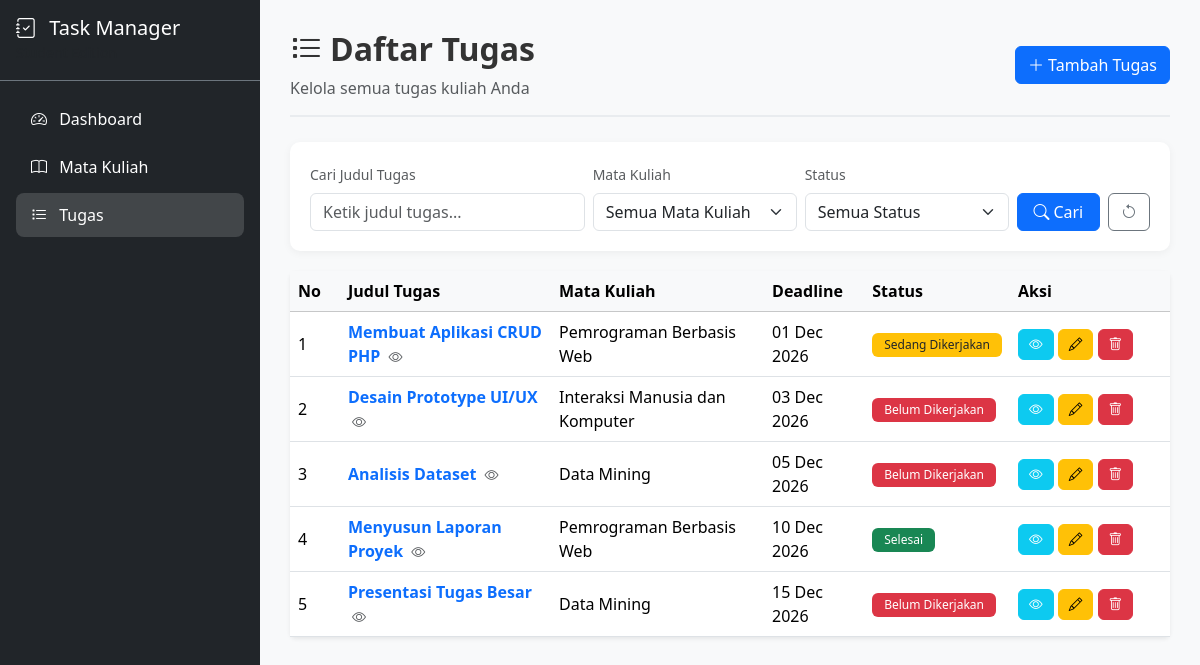
Screenshot of /tasks/index.php with the database file from the repository.
### tables this page shows
CREATE TABLE `tasks` (
    `task_id` INT AUTO_INCREMENT PRIMARY KEY,
    `course_id` INT NOT NULL,
    `task_title` VARCHAR(150) NOT NULL,
    `description` TEXT NULL,
    `deadline` DATE NOT NULL,
    `status` ENUM(
        'Belum Dikerjakan',
        'Sedang Dikerjakan',
        'Selesai'
    ) NOT NULL DEFAULT 'Belum Dikerjakan',
    `created_at` TIMESTAMP DEFAULT CURRENT_TIMESTAMP,
    `updated_at` TIMESTAMP DEFAULT CURRENT_TIMESTAMP
        ON UPDATE CURRENT_TIMESTAMP,
    CONSTRAINT `fk_tasks_courses`
        FOREIGN KEY (`course_id`)
        REFERENCES `courses` (`course_id`)
        ON UPDATE CASCADE
        ON DELETE RESTRICT
);

CREATE TABLE `courses` (
    `course_id` INT AUTO_INCREMENT PRIMARY KEY,
    `course_name` VARCHAR(100) NOT NULL,
    `lecturer` VARCHAR(100) NULL,
    `semester` VARCHAR(20) NULL,
    `created_at` TIMESTAMP DEFAULT CURRENT_TIMESTAMP
);

### config/database.php (called while the page is built, shortened)
<?php
function e($string) {
    return htmlspecialchars($string ?? '', ENT_QUOTES, 'UTF-8');
}
function getStatusBadgeClass($status) {
    switch ($status) {
        case 'Belum Dikerjakan':
            return 'bg-danger';
        case 'Sedang Dikerjakan':
            return 'bg-warning text-dark';
        case 'Selesai':
            return 'bg-success';
    }
}
function baseUrl($path = '') {
    $projectRoot = '/student-task-manager';
    return $projectRoot . '/' . ltrim($path, '/');
}

### tasks/index.php (the view, shortened to what this page needs)
<?php
require_once __DIR__ . '/../config/database.php';
$search = trim($_GET['search'] ?? '');
$sql = "SELECT t.*, c.course_name, c.lecturer, c.semester
        FROM tasks t
        INNER JOIN courses c ON t.course_id = c.course_id
        WHERE 1=1";
$params = [];
$sql .= " ORDER BY t.deadline ASC";
$stmt = $pdo->prepare($sql);
$stmt->execute($params);
$tasks = $stmt->fetchAll();
include __DIR__ . '/../includes/header.php';
include __DIR__ . '/../includes/sidebar.php';
?>
<div class="main-content">
    <div class="page-header d-flex justify-content-between align-items-center flex-wrap gap-2">
        <div>
            <h2><i class="bi bi-list-task me-2"></i>Daftar Tugas</h2>
            <p class="text-muted mb-0">Kelola semua tugas kuliah Anda</p>
        </div>
        <a href="<?= baseUrl('tasks/create.php') ?>" class="btn btn-primary">
            <i class="bi bi-plus-lg me-1"></i>Tambah Tugas
        </a>
    </div>
    <div class="filter-bar">
        <form method="GET" action="">
            <div class="row g-2 align-items-end">
                <div class="col-md-4">
                    <label for="search" class="form-label small text-muted">Cari Judul Tugas</label>
                    <input type="text" class="form-control" id="search" name="search" value="<?= e($search) ?>" placeholder="Ketik judul tugas...">
                </div>
                <div class="col-md-3">
                    <label for="course_id" class="form-label small text-muted">Mata Kuliah</label>
                    <select class="form-select" id="course_id" name="course_id">
                        <option value="">Semua Mata Kuliah</option>
                    </select>
                </div>
                <div class="col-md-3">
                    <label for="status" class="form-label small text-muted">Status</label>
                    <select class="form-select" id="status" name="status">
                        <option value="">Semua Status</option>
                    </select>
                </div>
                <div class="col-md-2 d-flex gap-2">
                    <button type="submit" class="btn btn-primary flex-grow-1">
                        <i class="bi bi-search me-1"></i>Cari
                    </button>
                    <a href="<?= baseUrl('tasks/index.php') ?>" class="btn btn-outline-secondary" title="Reset Filter">
                        <i class="bi bi-arrow-counterclockwise"></i>
                    </a>
                </div>
            </div>
        </form>
    </div>
    <?php if (count($tasks) > 0): ?>
        <div class="card border-0 shadow-sm">
            <div class="card-body p-0">
                <div class="table-responsive">
                    <table class="table table-hover mb-0">
                        <thead class="table-light">
                            <tr>
                                <th style="width:50px">No</th>
                                <th>Judul Tugas</th>
                                <th>Mata Kuliah</th>
                                <th>Deadline</th>
                                <th>Status</th>
                                <th style="width:160px">Aksi</th>
                            </tr>
                        </thead>
                        <tbody>
                            <?php foreach ($tasks as $i => $task):
                                $deadlineClass = '';
                                $today = date('Y-m-d');
                                if ($task['status'] !== 'Selesai') {
                                    if ($task['deadline'] < $today) {
                                        $deadlineClass = 'deadline-passed';
                                    } elseif ($task['deadline'] <= date('Y-m-d', strtotime('+3 days'))) {
                                        $deadlineClass = 'deadline-soon';
                                    } else {
                                        $deadlineClass = 'deadline-ok';
                                    }
                                }
                            ?>
                                <tr class="clickable-task-row" data-task-modal="#taskDetailModal<?= $task['task_id'] ?>" title="Klik untuk melihat detail tugas">
                                    <td><?= $i + 1 ?></td>
                                    <td>
                                        <span class="task-clickable-title fw-bold text-primary" data-bs-toggle="modal" data-bs-target="#taskDetailModal<?= $task['task_id'] ?>">
                                            <?= e($task['task_title']) ?>
                                            <i class="bi bi-eye ms-1 small text-muted"></i>
                                        </span>
                                    </td>
                                    <td><?= e($task['course_name']) ?></td>
                                    <td class="<?= $deadlineClass ?>">
                                        <?= date('d M Y', strtotime($task['deadline'])) ?>
                                    </td>
                                    <td>
                                        <span class="badge <?= getStatusBadgeClass($task['status']) ?>">
                                            <?= e($task['status']) ?>
                                        </span>
                                    </td>
                                    <td class="action-buttons-cell">
                                        <button type="button" class="btn btn-info btn-action text-white" data-bs-toggle="modal" data-bs-target="#taskDetailModal<?= $task['task_id'] ?>" title="Lihat Detail">
                                            <i class="bi bi-eye"></i>
                                        </button>
                                        <a href="<?= baseUrl('tasks/edit.php?id=' . $task['task_id']) ?>" class="btn btn-warning btn-action" title="Edit">
                                            <i class="bi bi-pencil"></i>
                                        </a>
                                        <button type="button" class="btn btn-danger btn-action" data-bs-toggle="modal" data-bs-target="#deleteModal<?= $task['task_id'] ?>" title="Hapus">
                                            <i class="bi bi-trash"></i>
                                        </button>
                                    </td>
                                </tr>
                            <?php endforeach; ?>
                        </tbody>
                    </table>
                </div>
            </div>
        </div>
    <?php endif; ?>
</div>
<?php include __DIR__ . '/../includes/footer.php'; ?>

### assets/css/style.css (style rules this page uses)
.main-content { flex: 1; padding: 30px; min-height: 100vh; background-color: #f8f9fa; }
@media (min-width: 992px) { .main-content { margin-left: 260px; } }
.table th { font-weight: 600; white-space: nowrap; }
.table td { vertical-align: middle; }
.badge { font-weight: 500; padding: 6px 12px; }
.form-label { font-weight: 500; }
.page-header { margin-bottom: 25px; padding-bottom: 15px; border-bottom: 2px solid #e9ecef; }
.page-header h2 { font-weight: 700; color: #333; }
.filter-bar { background-color: #fff; border-radius: 10px; padding: 20px; margin-bottom: 20px; box-shadow: 0 2px 8px rgba(0, 0, 0, 0.05); }
.btn-action { padding: 4px 10px; font-size: 0.85rem; }
.deadline-ok { color: #198754; }
.clickable-task-row { cursor: pointer; transition: background-color 0.15s ease-in-out; }
.task-clickable-title { cursor: pointer; transition: color 0.15s ease, text-decoration 0.15s ease; }

### rows the page displays
tasks: task_title "Membuat Aplikasi CRUD PHP", course.course_name "Pemrograman Berbasis Web", deadline "01 Dec 2026", status "Sedang Dikerjakan"
tasks: task_title "Desain Prototype UI/UX", course.course_name "Interaksi Manusia dan Komputer", deadline "03 Dec 2026", status "Belum Dikerjakan"
tasks: task_title "Analisis Dataset", course.course_name "Data Mining", deadline "05 Dec 2026", status "Belum Dikerjakan"
tasks: task_title "Menyusun Laporan Proyek", course.course_name "Pemrograman Berbasis Web", deadline "10 Dec 2026", status "Selesai"
tasks: task_title "Presentasi Tugas Besar", course.course_name "Data Mining", deadline "15 Dec 2026", status "Belum Dikerjakan"
